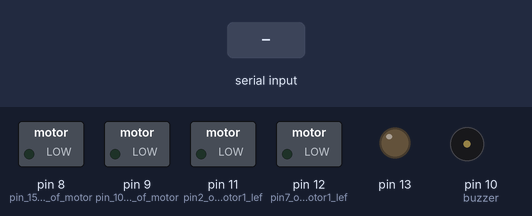
The sketch below on a simulated Arduino Uno, built with avr-gcc and run on an emulated ATmega328P. Shown: switched loads named in the sketch (green lamp = pin HIGH), output pins drawn as LEDs (lit = HIGH), buzzer (waves = sounding, pin HIGH). The test bench sets the inputs (shaded band).

Above: at 1.2 s.
1.3 s: "u" received over Serial
At 1.7 s:
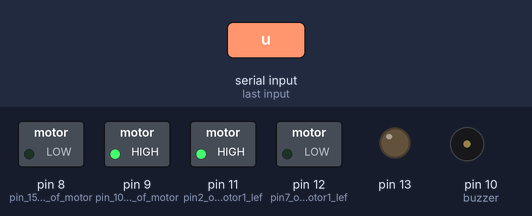
2.8 s: "d" received over Serial
At 4.0 s:
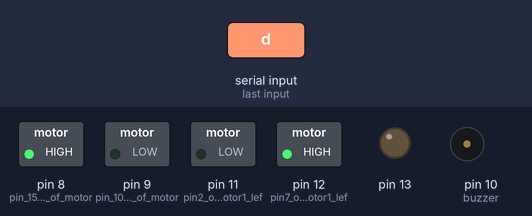
4.3 s: "l" received over Serial
At 5.2 s:
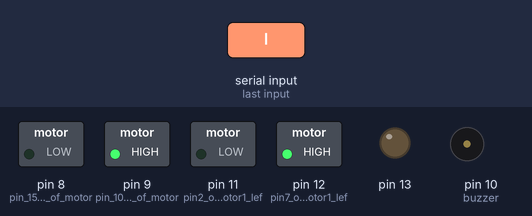
5.8 s: "r" received over Serial
At 6.3 s:
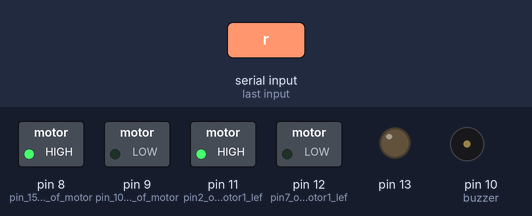
7.3 s: "s" received over Serial
At 8.5 s:
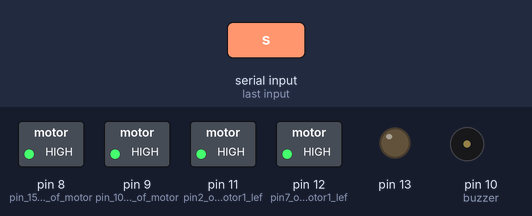
8.8 s: "1" received over Serial
At 9.8 s:
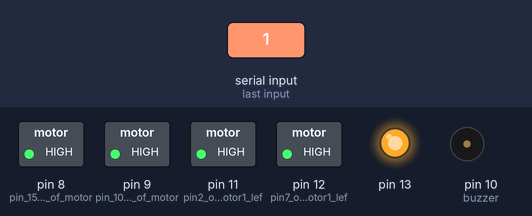
Timing chart, 0 to 11.3 s (numbered marks = the images above; inputs shaded):
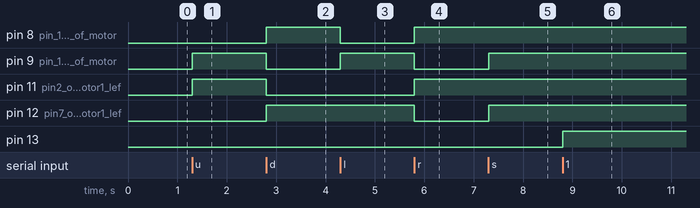

The sketch:

BT_CAR.ino
```cpp
const int buzzer = 10;

char data ;
void setup()
{
  Serial.begin(9600);
   pinMode(11,OUTPUT); //pin2 of driver motor1 left
   pinMode(12,OUTPUT); //pin7 of driver motor1 left
    pinMode(8,OUTPUT); // pin 15 of driver of motor 2 right
    pinMode(9,OUTPUT); //pin 10 of driver of motor 2 right
     pinMode(buzzer,OUTPUT);
    pinMode(13,OUTPUT);

}
void loop()
{
     data = Serial.read();


 if (data == 'u')
 {
digitalWrite(11,HIGH);
digitalWrite(12,LOW);
digitalWrite(9,HIGH);
digitalWrite(8,LOW);


  }
  if (data == 'd')
  {
digitalWrite(11,LOW);
digitalWrite(12,HIGH);
digitalWrite(9,LOW);
digitalWrite(8,HIGH);


    }
  if (data == 'l')
  {
  digitalWrite(9,HIGH);
digitalWrite(8,LOW);
digitalWrite(11,LOW);
digitalWrite(12,HIGH);
    }
  if (data == 'r' )
{
    digitalWrite(11,HIGH);
digitalWrite(12,LOW);
    digitalWrite(9,LOW);
digitalWrite(8,HIGH);
}
if(data == 's')
  {
    digitalWrite(11,HIGH);
    digitalWrite(12,HIGH);
    digitalWrite(9,HIGH);
    digitalWrite(8,HIGH);
    }

 if (data == '1')
  {
    digitalWrite(13,HIGH);
  }
  if (data == '0')
  {
    digitalWrite(13,LOW);
    }
  if (data == 'b')
  {
   tone(buzzer,1000);
    }
  if (data == 'f')
  {
   noTone(buzzer);
    }
  }
```

Measured:
- after the input at 1.3 s, pin 9 (pin_10_of_driver_of_motor), pin 11 (pin2_of_driver_motor1_lef): LOW → HIGH at once
- after the input at 2.8 s, pin 8 (pin_15_of_driver_of_motor), pin 12 (pin7_of_driver_motor1_lef): LOW → HIGH at once; pin 9 (pin_10_of_driver_of_motor), pin 11 (pin2_of_driver_motor1_lef): HIGH → LOW at once
- after the input at 4.3 s, pin 8 (pin_15_of_driver_of_motor): HIGH → LOW at once; pin 9 (pin_10_of_driver_of_motor): LOW → HIGH at once
- after the input at 5.8 s, pin 8 (pin_15_of_driver_of_motor), pin 11 (pin2_of_driver_motor1_lef): LOW → HIGH at once; pin 9 (pin_10_of_driver_of_motor), pin 12 (pin7_of_driver_motor1_lef): HIGH → LOW at once
- after the input at 7.3 s, pin 9 (pin_10_of_driver_of_motor), pin 12 (pin7_of_driver_motor1_lef): LOW → HIGH at once
- after the input at 8.8 s, pin 13: LOW → HIGH at once
